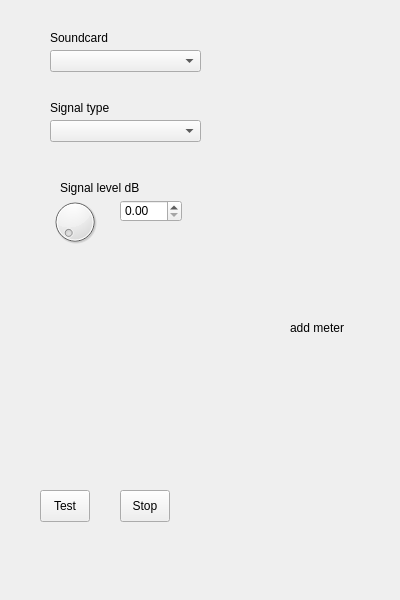
<?xml version="1.0" encoding="UTF-8"?>
<ui version="4.0">
 <class>Form</class>
 <widget class="QWidget" name="Form">
  <property name="geometry">
   <rect>
    <x>0</x>
    <y>0</y>
    <width>400</width>
    <height>600</height>
   </rect>
  </property>
  <property name="windowTitle">
   <string>Form</string>
  </property>
  <widget class="QToolButton" name="BtTest">
   <property name="geometry">
    <rect>
     <x>40</x>
     <y>490</y>
     <width>50</width>
     <height>32</height>
    </rect>
   </property>
   <property name="text">
    <string>Test</string>
   </property>
  </widget>
  <widget class="QToolButton" name="BtStop">
   <property name="geometry">
    <rect>
     <x>120</x>
     <y>490</y>
     <width>50</width>
     <height>32</height>
    </rect>
   </property>
   <property name="text">
    <string>Stop</string>
   </property>
  </widget>
  <widget class="QComboBox" name="comboBox">
   <property name="geometry">
    <rect>
     <x>50</x>
     <y>50</y>
     <width>151</width>
     <height>22</height>
    </rect>
   </property>
  </widget>
  <widget class="QLabel" name="label">
   <property name="geometry">
    <rect>
     <x>290</x>
     <y>320</y>
     <width>71</width>
     <height>16</height>
    </rect>
   </property>
   <property name="text">
    <string>add meter</string>
   </property>
  </widget>
  <widget class="QLabel" name="label_2">
   <property name="geometry">
    <rect>
     <x>50</x>
     <y>30</y>
     <width>81</width>
     <height>16</height>
    </rect>
   </property>
   <property name="text">
    <string>Soundcard</string>
   </property>
  </widget>
  <widget class="QLabel" name="label_3">
   <property name="geometry">
    <rect>
     <x>50</x>
     <y>100</y>
     <width>81</width>
     <height>16</height>
    </rect>
   </property>
   <property name="text">
    <string>Signal type</string>
   </property>
  </widget>
  <widget class="QComboBox" name="comboBox_2">
   <property name="geometry">
    <rect>
     <x>50</x>
     <y>120</y>
     <width>151</width>
     <height>22</height>
    </rect>
   </property>
  </widget>
  <widget class="QDoubleSpinBox" name="doubleSpinBox">
   <property name="geometry">
    <rect>
     <x>120</x>
     <y>200</y>
     <width>62</width>
     <height>22</height>
    </rect>
   </property>
  </widget>
  <widget class="QLabel" name="label_4">
   <property name="geometry">
    <rect>
     <x>60</x>
     <y>180</y>
     <width>101</width>
     <height>16</height>
    </rect>
   </property>
   <property name="text">
    <string>Signal level dB</string>
   </property>
  </widget>
  <widget class="QDial" name="dial">
   <property name="geometry">
    <rect>
     <x>50</x>
     <y>190</y>
     <width>50</width>
     <height>64</height>
    </rect>
   </property>
  </widget>
 </widget>
 <resources/>
 <connections/>
</ui>
